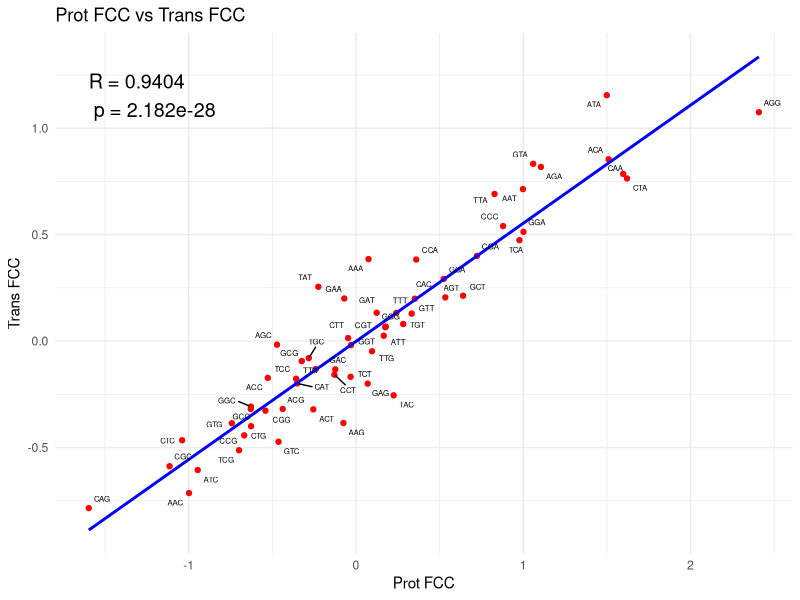
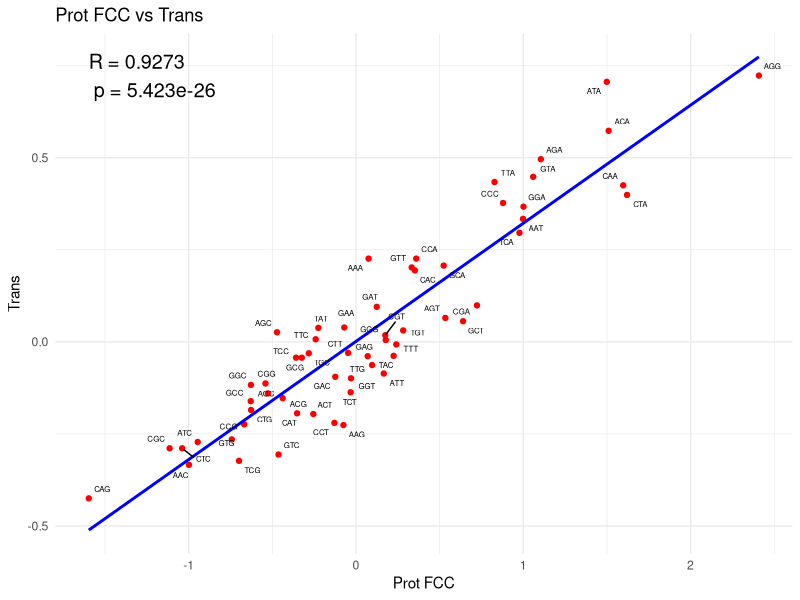
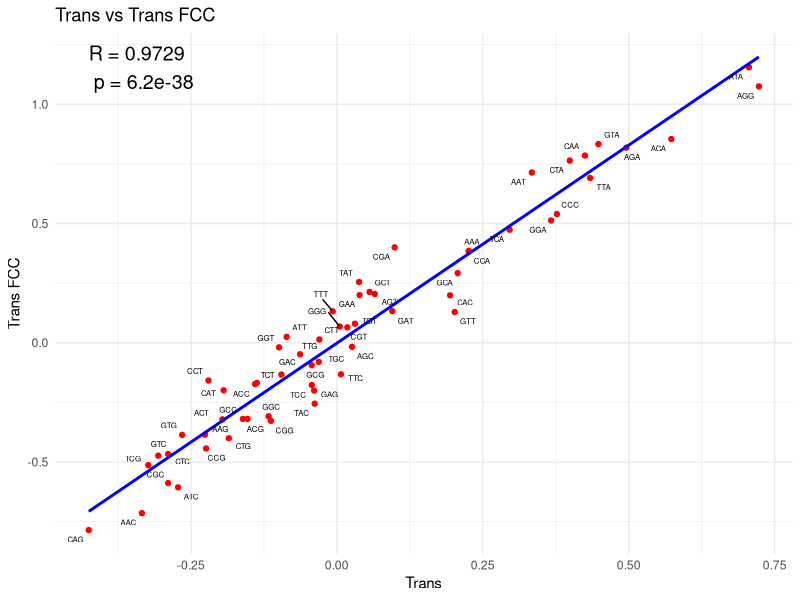

Here is the R script that generated these plots, in order:
#Change directory to fig_4 
#read in each file to a vector for each file - can run the function for each file in the directory
#or you could merge the three files... so then you dont have to do the for loop
library(ggplot2)
library(ggrepel)

prot_FCC <- read.csv("Prot_FCC_log_odds.csv")
trans_FCC <- read.csv("Trans_FCC_log_odds.csv")
trans <- read.csv("Trans_log_odds.csv")

#Rename columns of the log_odds in each 
names(prot_FCC)[names(prot_FCC) == "Log_Odds"] <- "Prot.FCC.odds"
names(trans_FCC)[names(trans_FCC) == "Log_Odds"] <- "Trans.FCC.odds"
names(trans)[names(trans) == "Log_Odds"] <- "Trans.odds"

names(prot_FCC)[names(prot_FCC) == "Std_Error"] <- "Prot.FCC.Std"
names(trans_FCC)[names(trans_FCC) == "Std_Error"] <- "Trans.FCC.Std"
names(trans)[names(trans) == "Std_Error"] <- "Trans.Std"

merged_list <- list(prot_FCC, trans_FCC, trans)

merged_df <- Reduce(function(x,y) merge(x,y, by = c("Amino_acid","Codon"), all=TRUE), merged_list)

merged_df <- merged_df[, c("Amino_acid", "Codon",  
                           "Prot.FCC.odds", "Prot.FCC.Std", 
                           "Trans.FCC.odds", "Trans.FCC.Std",  
                           "Trans.odds", "Trans.Std", 
                           "Last_base")]

Prot_FCC <- unlist(merged_df$Prot.FCC.odds)
Trans_FCC <- unlist(merged_df$Trans.FCC.odds)
Trans <- unlist(merged_df$Trans.odds)

cor_test1 <- cor.test(Prot_FCC, Trans_FCC, method = "pearson")
cor_test2 <- cor.test(Prot_FCC, Trans, method = "pearson")
cor_test3 <- cor.test(Trans, Trans_FCC, method = "pearson")

r1_value <- round(cor_test1$estimate, digits = 4)
p1_value <- signif(cor_test1$p.value, digits = 4)
r2_value <- round(cor_test2$estimate, digits = 4)
p2_value <- signif(cor_test2$p.value, digits = 4)
r3_value <- round(cor_test3$estimate, digits = 4)
p3_value <- signif(cor_test3$p.value, digits = 4)


pdf("ProtFCC vs TransFCC (Pearson).pdf", width = 10, height = 5)

GGplot1 = ggplot(merged_df, aes(x = Prot.FCC.odds, y = Trans.FCC.odds)) +
  geom_point(color = "red") +  # Scatter points
  geom_smooth(method = "lm", color = "blue", se = FALSE) +  # Regression line
  geom_text_repel(aes(label = Codon), size = 2, max.overlaps = Inf) +  # Codon labels, avoiding overlap
  labs(x = "Prot FCC", y = "Trans FCC", title = "Prot FCC vs Trans FCC") +
  annotate("text", x = min(merged_df$Prot.FCC.odds), y = max(merged_df$Trans.FCC.odds),
           label = paste0("R = ", r1_value, "\n p = ", p1_value),
           hjust = 0, size = 5) + 
  theme_minimal()  # Clean theme
  
print(GGplot1)

dev.off()

pdf("ProtFCC vs Trans (Pearson).pdf", width = 10, height = 5)

GGplot2 = ggplot(merged_df, aes(x = Prot.FCC.odds, y = Trans.odds)) +
  geom_point(color = "red") +  # Scatter points
  geom_smooth(method = "lm", color = "blue", se = FALSE) +  # Regression line
  geom_text_repel(aes(label = Codon), size = 2, max.overlaps = Inf) +  # Codon labels, avoiding overlap
  labs(x = "Prot FCC", y = "Trans", title = "Prot FCC vs Trans") +
  annotate("text", x = min(merged_df$Prot.FCC.odds), y = max(merged_df$Trans.odds),
           label = paste0("R = ", r2_value, "\n p = ", p2_value),
           hjust = 0, size = 5) + 
  theme_minimal()  # Clean theme
  
print(GGplot2)

dev.off()

pdf("Trans vs TransFCC (Pearson).pdf", width = 10, height = 5)

GGplot3 = ggplot(merged_df, aes(x = Trans.odds, y = Trans.FCC.odds)) +
  geom_point(color = "red") +  # Scatter points
  geom_smooth(method = "lm", color = "blue", se = FALSE) +  # Regression line
  geom_text_repel(aes(label = Codon), size = 2, max.overlaps = Inf) +  # Codon labels, avoiding overlap
  labs(x = "Trans", y = "Trans FCC", title = "Trans vs Trans FCC") +
  annotate("text", x = min(merged_df$Trans.odds), y = max(merged_df$Trans.FCC.odds),
           label = paste0("R = ", r3_value, "\n p = ", p3_value),
           hjust = 0, size = 5) + 
  theme_minimal()  # Clean theme
  
print(GGplot3)

dev.off()
